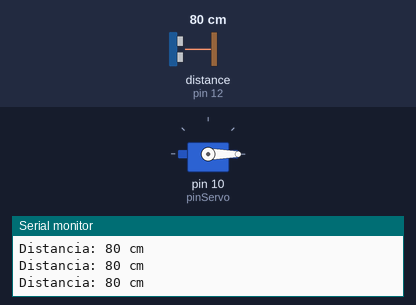
A sketch run on a simulated Arduino Uno, built with avr-gcc and run on an emulated ATmega328P. Parts: servo, the last lines printed to the serial monitor. Wiring (inferred from the names in the program): ultrasonic range finder: trigger pin 12; echo pin 12. The test bench sets the inputs (shaded band); at power-on: distance to the obstacle (sensor on pin 12) 80 cm. The echo pulse lasts 58.3 µs per cm.

Above: at 1.2 s.
1.3 s: distance to the obstacle (sensor on pin 12) set to 25 cm
4.3 s: distance to the obstacle (sensor on pin 12) set to 20 cm
At 5.1 s:
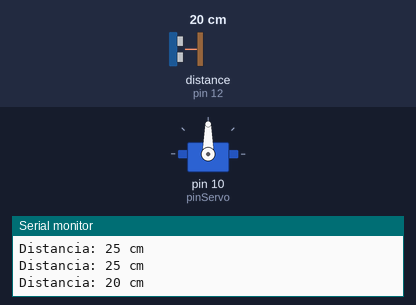
Timing chart, 0 to 8.8 s (numbered marks = the images above; inputs shaded):
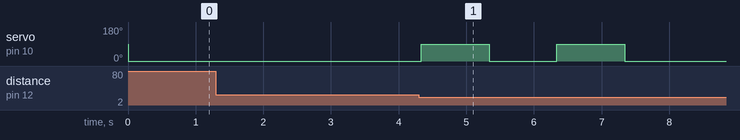

Measured:
- the behaviour switches between 22 and 21 cm on distance to the obstacle (sensor on pin 12) (found by bisection; images 0 and 1)
- after the input at 4.3 s, servo on pin 10 (pinServo): alternates 90° for 1.0 s and 0° for 1.0 s, 4 changes in all, then stays 0°, starting at once

The sketch:

aula-dispenser.ino
```cpp
#include <Servo.h>

Servo myservo1;

#define sig 12
#define pinServo 10

bool flag = false;

const int k = 20;

void setup()
{
  Serial.begin(9600);
  myservo1.attach(pinServo);

}

void loop()
{
  long cm = ultrassom();

  if (cm <= 20) {

    if (flag == false) {

      myservo1.write(90);
      delay(1000);
      myservo1.write(0);
      delay(1000);
      myservo1.write(90);
      delay(1000);
      myservo1.write(0);
      delay(1000);

      flag = true;
    }

  }

  else {
    flag = false;
    myservo1.write(0);
  }


}
long ultrassom() {
  long tempo, cm;
  pinMode(sig, OUTPUT);

  digitalWrite(sig, LOW);
  delayMicroseconds(2);
  digitalWrite(sig, HIGH);
  delayMicroseconds(5);
  digitalWrite(sig, LOW);

  pinMode(sig, INPUT);
  tempo = pulseIn(sig, HIGH);
  cm = converter(tempo);

  Serial.print("Distancia: ");
  Serial.print(cm);
  Serial.print(" cm");
  Serial.println();
  return cm;
}

long converter(long microseconds)
{
  //A velocidade do som é 340 m/s ou 29 microssegundos por
  //centimetro. O sinal vai e volta, então para calcularmos
  //a distância deve-se dividir o valor da distância por 2.
  return microseconds / (29 * 2);
}
```
